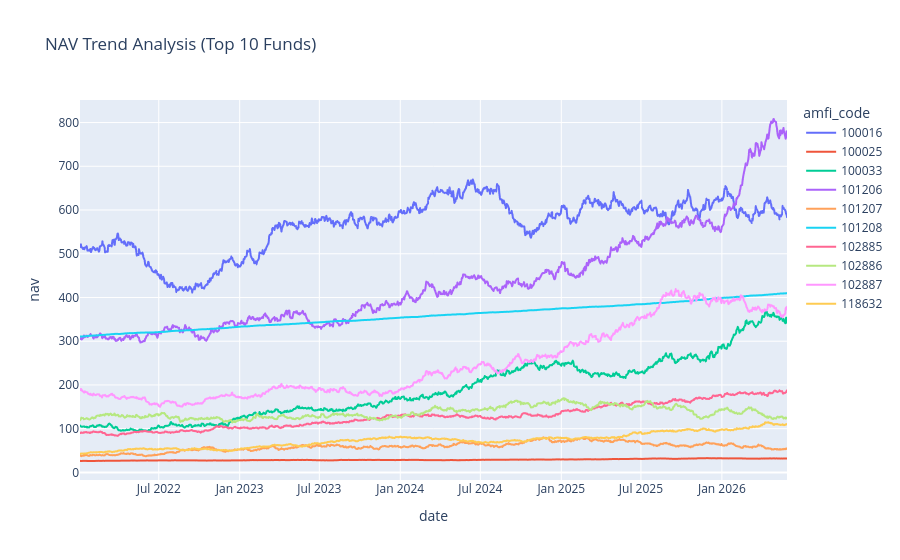

Notebook source saved alongside this figure:
### Code cell
nav["date"] = pd.to_datetime(nav["date"])

top_funds = nav["amfi_code"].unique()[:10]

nav_sample = nav[
    nav["amfi_code"].isin(top_funds)
]

fig = px.line(
    nav_sample,
    x="date",
    y="nav",
    color="amfi_code",
    title="NAV Trend Analysis (Top 10 Funds)"
)

fig.show()

### Figure 1 — Plotly figure (JSON) as saved in the notebook; plotly's stock layout.template omitted (floating-point values rounded to 4 significant figures; data arrays with more than 128 entries replaced by an {"elided": "..."} marker saying what was removed)
{"data": [{"hovertemplate": "amfi_code=100016<br>date=%{x}<br>nav=%{y}<extra></extra>", "legendgroup": "100016", "line": {"color": "#636efa", "dash": "solid"}, "marker": {"symbol": "circle"}, "mode": "lines", "name": "100016", "showlegend": true, "type": "scattergl", "x": {"elided": "1150 str values"}, "xaxis": "x", "y": {"elided": "1150 float values"}, "yaxis": "y"}, {"hovertemplate": "amfi_code=100025<br>date=%{x}<br>nav=%{y}<extra></extra>", "legendgroup": "100025", "line": {"color": "#EF553B", "dash": "solid"}, "marker": {"symbol": "circle"}, "mode": "lines", "name": "100025", "showlegend": true, "type": "scattergl", "x": {"elided": "1150 str values"}, "xaxis": "x", "y": {"elided": "1150 float values"}, "yaxis": "y"}, {"hovertemplate": "amfi_code=100033<br>date=%{x}<br>nav=%{y}<extra></extra>", "legendgroup": "100033", "line": {"color": "#00cc96", "dash": "solid"}, "marker": {"symbol": "circle"}, "mode": "lines", "name": "100033", "showlegend": true, "type": "scattergl", "x": {"elided": "1150 str values"}, "xaxis": "x", "y": {"elided": "1150 float values"}, "yaxis": "y"}, {"hovertemplate": "amfi_code=101206<br>date=%{x}<br>nav=%{y}<extra></extra>", "legendgroup": "101206", "line": {"color": "#ab63fa", "dash": "solid"}, "marker": {"symbol": "circle"}, "mode": "lines", "name": "101206", "showlegend": true, "type": "scattergl", "x": {"elided": "1150 str values"}, "xaxis": "x", "y": {"elided": "1150 float values"}, "yaxis": "y"}, {"hovertemplate": "amfi_code=101207<br>date=%{x}<br>nav=%{y}<extra></extra>", "legendgroup": "101207", "line": {"color": "#FFA15A", "dash": "solid"}, "marker": {"symbol": "circle"}, "mode": "lines", "name": "101207", "showlegend": true, "type": "scattergl", "x": {"elided": "1150 str values"}, "xaxis": "x", "y": {"elided": "1150 float values"}, "yaxis": "y"}, {"hovertemplate": "amfi_code=101208<br>date=%{x}<br>nav=%{y}<extra></extra>", "legendgroup": "101208", "line": {"color": "#19d3f3", "dash": "solid"}, "marker": {"symbol": "circle"}, "mode": "lines", "name": "101208", "showlegend": true, "type": "scattergl", "x": {"elided": "1150 str values"}, "xaxis": "x", "y": {"elided": "1150 float values"}, "yaxis": "y"}, {"hovertemplate": "amfi_code=102885<br>date=%{x}<br>nav=%{y}<extra></extra>", "legendgroup": "102885", "line": {"color": "#FF6692", "dash": "solid"}, "marker": {"symbol": "circle"}, "mode": "lines", "name": "102885", "showlegend": true, "type": "scattergl", "x": {"elided": "1150 str values"}, "xaxis": "x", "y": {"elided": "1150 float values"}, "yaxis": "y"}, {"hovertemplate": "amfi_code=102886<br>date=%{x}<br>nav=%{y}<extra></extra>", "legendgroup": "102886", "line": {"color": "#B6E880", "dash": "solid"}, "marker": {"symbol": "circle"}, "mode": "lines", "name": "102886", "showlegend": true, "type": "scattergl", "x": {"elided": "1150 str values"}, "xaxis": "x", "y": {"elided": "1150 float values"}, "yaxis": "y"}, {"hovertemplate": "amfi_code=102887<br>date=%{x}<br>nav=%{y}<extra></extra>", "legendgroup": "102887", "line": {"color": "#FF97FF", "dash": "solid"}, "marker": {"symbol": "circle"}, "mode": "lines", "name": "102887", "showlegend": true, "type": "scattergl", "x": {"elided": "1150 str values"}, "xaxis": "x", "y": {"elided": "1150 float values"}, "yaxis": "y"}, {"hovertemplate": "amfi_code=118632<br>date=%{x}<br>nav=%{y}<extra></extra>", "legendgroup": "118632", "line": {"color": "#FECB52", "dash": "solid"}, "marker": {"symbol": "circle"}, "mode": "lines", "name": "118632", "showlegend": true, "type": "scattergl", "x": {"elided": "1150 str values"}, "xaxis": "x", "y": {"elided": "1150 float values"}, "yaxis": "y"}], "layout": {"legend": {"title": {"text": "amfi_code"}, "tracegroupgap": 0}, "title": {"text": "NAV Trend Analysis (Top 10 Funds)"}, "xaxis": {"anchor": "y", "domain": [0, 1], "title": {"text": "date"}}, "yaxis": {"anchor": "x", "domain": [0, 1], "title": {"text": "nav"}}}}
